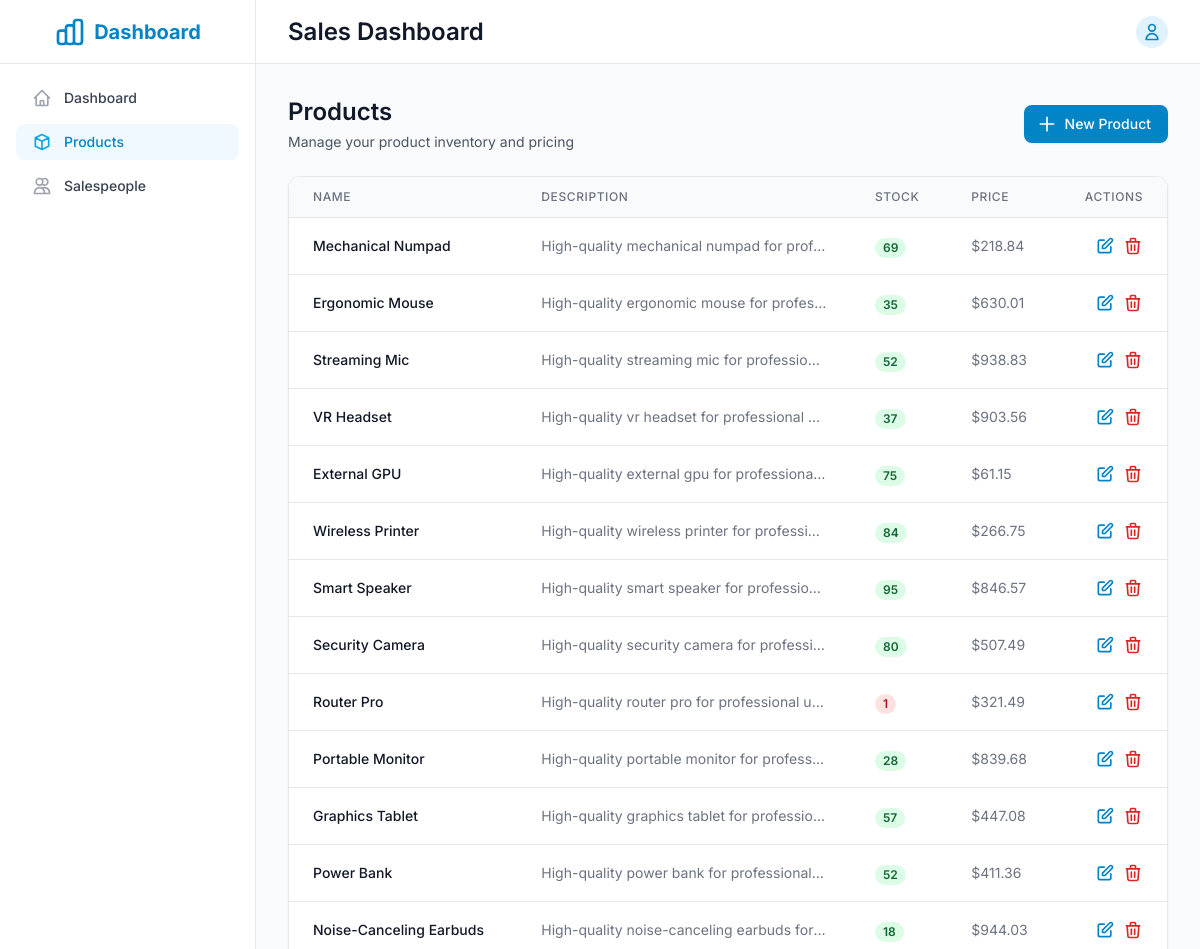
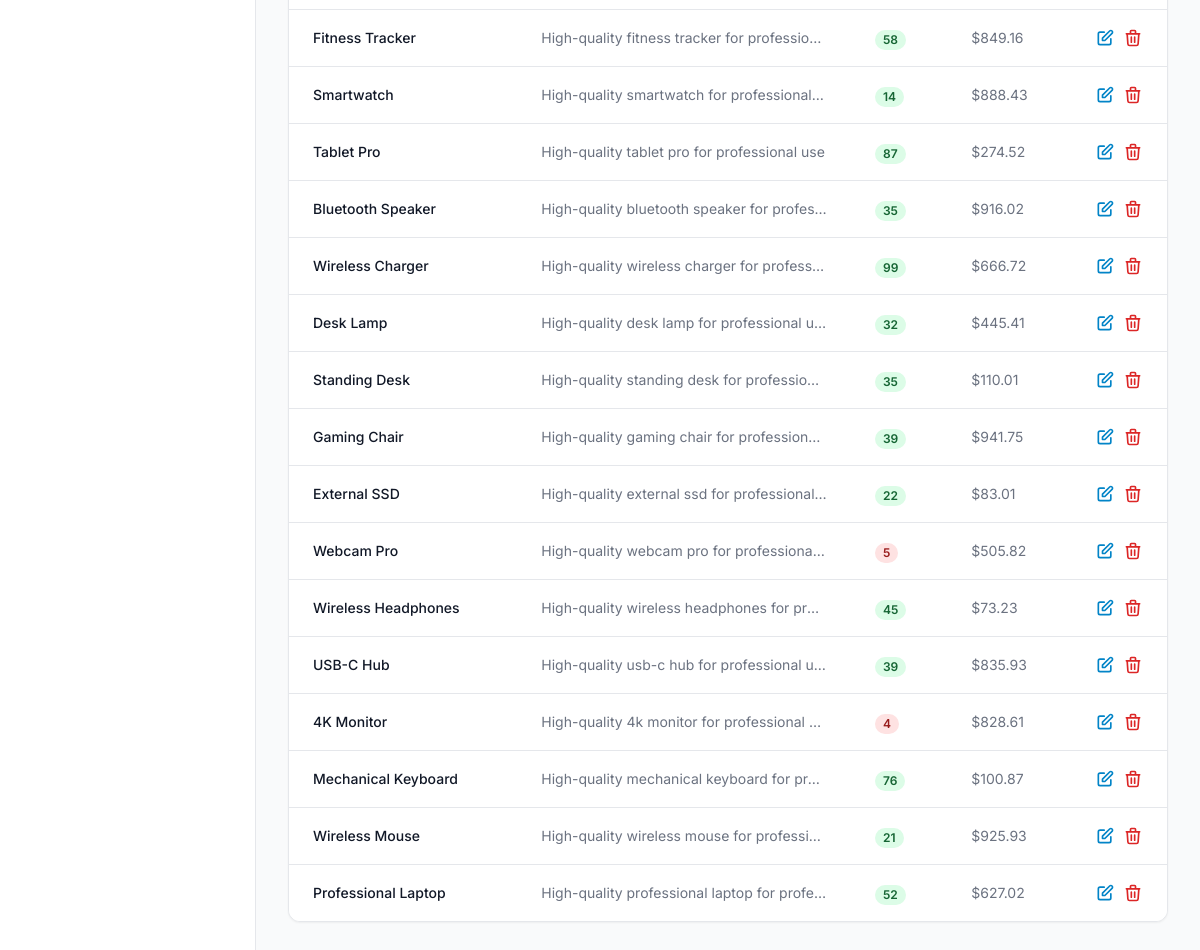
Screenshot of /products/ with the database file from the repository (2 pictures, top to bottom).
### sales/models.py (models this page shows, shortened)
class Product(models.Model):
    name = models.CharField(max_length=200)
    description = models.TextField(blank=True)
    stock_level = models.IntegerField(default=0)
    price = models.FloatField()
    created_at = models.DateTimeField(auto_now_add=True)
    updated_at = models.DateTimeField(auto_now=True)
    class Meta:
        ordering = ['name']

### dashboard/views.py (the view)
# urls.py: path('products/', views.ProductListView.as_view(), name='product-list'),
class ProductListView(ListView):
    model = Product
    template_name = 'dashboard/product_list.html'
    context_object_name = 'products'
    ordering = ['-created_at']

### templates/dashboard/product_list.html (shortened to what this page needs)
{% extends 'dashboard/base.html' %}
{% block content %}
<div class="space-y-6">
    <div class="flex flex-col sm:flex-row items-start sm:items-center justify-between gap-4">
        <div>
            <h1 class="text-xl lg:text-2xl font-semibold text-gray-900">Products</h1>
            <p class="mt-1 text-sm text-gray-600">Manage your product inventory and pricing</p>
        </div>
        <a href="{% url 'product-create' %}"
           class="inline-flex items-center px-4 py-2 border border-transparent rounded-lg shadow-sm text-sm font-medium text-white bg-primary-600 hover:bg-primary-700 focus:outline-none focus:ring-2 focus:ring-offset-2 focus:ring-primary-500">
            <svg class="-ml-1 mr-2 h-5 w-5" fill="none" stroke="currentColor" viewBox="0 0 24 24">
                <path stroke-linecap="round" stroke-linejoin="round" stroke-width="2" d="M12 4v16m8-8H4" />
            </svg>
            New Product
        </a>
    </div>
    <div class="bg-white rounded-xl shadow-sm border border-gray-200 overflow-hidden">
        <div class="overflow-x-auto">
            <table class="min-w-full divide-y divide-gray-200">
                <thead class="bg-gray-50">
                    <tr>
                        <th scope="col" class="px-4 sm:px-6 py-3 text-left text-xs font-medium text-gray-500 uppercase tracking-wider">
                            Name
                        </th>
                        <th scope="col" class="hidden md:table-cell px-6 py-3 text-left text-xs font-medium text-gray-500 uppercase tracking-wider">
                            Description
                        </th>
                        <th scope="col" class="px-4 sm:px-6 py-3 text-left text-xs font-medium text-gray-500 uppercase tracking-wider">
                            Stock
                        </th>
                        <th scope="col" class="px-4 sm:px-6 py-3 text-left text-xs font-medium text-gray-500 uppercase tracking-wider">
                            Price
                        </th>
                        <th scope="col" class="px-4 sm:px-6 py-3 text-right text-xs font-medium text-gray-500 uppercase tracking-wider">
                            Actions
                        </th>
                    </tr>
                </thead>
                <tbody class="bg-white divide-y divide-gray-200">
                    {% for product in products %}
                    <tr class="hover:bg-gray-50">
                        <td class="px-4 sm:px-6 py-4 whitespace-nowrap">
                            <div class="text-sm font-medium text-gray-900">{{ product.name }}</div>
                        </td>
                        <td class="hidden md:table-cell px-6 py-4 text-sm text-gray-500 max-w-xs truncate">
                            {{ product.description }}
                        </td>
                        <td class="px-4 sm:px-6 py-4 whitespace-nowrap">
                            <span class="px-2 inline-flex text-xs leading-5 font-semibold rounded-full
                                {% if product.stock_level <= 5 %}bg-red-100 text-red-800
                                {% elif product.stock_level <= 10 %}bg-yellow-100 text-yellow-800
                                {% else %}bg-green-100 text-green-800{% endif %}">
                                {{ product.stock_level }}
                            </span>
                        </td>
                        <td class="px-4 sm:px-6 py-4 whitespace-nowrap text-sm text-gray-500">
                            ${{ product.price }}
                        </td>
                        <td class="px-4 sm:px-6 py-4 whitespace-nowrap text-right text-sm font-medium">
                            <div class="flex justify-end space-x-2">
                                <a href="{% url 'product-update' product.pk %}"
                                   class="text-primary-600 hover:text-primary-900">
                                    <svg class="h-5 w-5" fill="none" stroke="currentColor" viewBox="0 0 24 24">
                                        <path stroke-linecap="round" stroke-linejoin="round" stroke-width="2"
                                              d="M11 5H6a2 2 0 00-2 2v11a2 2 0 002 2h11a2 2 0 002-2v-5m-1.414-9.414a2 2 0 112.828 2.828L11.828 15H9v-2.828l8.586-8.586z" />
                                    </svg>
                                </a>
                                <a href="{% url 'product-delete' product.pk %}"
                                   class="text-red-600 hover:text-red-900">
                                    <svg class="h-5 w-5" fill="none" stroke="currentColor" viewBox="0 0 24 24">
                                        <path stroke-linecap="round" stroke-linejoin="round" stroke-width="2"
                                              d="M19 7l-.867 12.142A2 2 0 0116.138 21H7.862a2 2 0 01-1.995-1.858L5 7m5 4v6m4-6v6m1-10V4a1 1 0 00-1-1h-4a1 1 0 00-1 1v3M4 7h16" />
                                    </svg>
                                </a>
                            </div>
                        </td>
                    </tr>
                    {% endfor %}
                </tbody>
            </table>
        </div>
    </div>
</div>
{% endblock %}

### templates/dashboard/base.html (shortened to what this page needs)
<!DOCTYPE html>
<html lang="en">
    {% load static %}
<head>
    <script src="https://cdn.tailwindcss.com"></script>
    <link rel="stylesheet" href="{% static 'css/dashboard/style.css' %}">
</head>
<body class="bg-gray-50">
    <div id="sidebar" class="fixed inset-y-0 left-0 transform -translate-x-full lg:translate-x-0 w-64 bg-white border-r border-gray-200 z-40 transition-transform duration-300 ease-in-out">
        <div class="flex items-center justify-center h-16 border-b border-gray-200">
            <a href="{% url 'dashboard' %}" class="flex items-center space-x-2">
                <span class="text-xl font-bold text-primary-600">Dashboard</span>
            </a>
        </div>
        <nav class="mt-4 px-4">
            <a href="{% url 'dashboard' %}"
               class="flex items-center px-4 py-2 text-sm font-medium rounded-lg {% if request.path == '/' %}bg-primary-50 text-primary-600{% else %}text-gray-700 hover:bg-gray-50{% endif %}">
                <svg class="mr-3 h-5 w-5 {% if request.path == '/' %}text-primary-500{% else %}text-gray-400{% endif %}"
                     fill="none" stroke="currentColor" viewBox="0 0 24 24">
                    <path stroke-linecap="round" stroke-linejoin="round" stroke-width="2"
                          d="M3 12l2-2m0 0l7-7 7 7M5 10v10a1 1 0 001 1h3m10-11l2 2m-2-2v10a1 1 0 01-1 1h-3m-6 0a1 1 0 001-1v-4a1 1 0 011-1h2a1 1 0 011 1v4a1 1 0 001 1m-6 0h6" />
                </svg>
                Dashboard
            </a>
            <a href="{% url 'product-list' %}"
               class="flex items-center px-4 py-2 mt-2 text-sm font-medium rounded-lg {% if 'products' in request.path %}bg-primary-50 text-primary-600{% else %}text-gray-700 hover:bg-gray-50{% endif %}">
                <svg class="mr-3 h-5 w-5 {% if 'products' in request.path %}text-primary-500{% else %}text-gray-400{% endif %}"
                     fill="none" stroke="currentColor" viewBox="0 0 24 24">
                    <path stroke-linecap="round" stroke-linejoin="round" stroke-width="2"
                          d="M20 7l-8-4-8 4m16 0l-8 4m8-4v10l-8 4m0-10L4 7m8 4v10M4 7v10l8 4" />
                </svg>
                Products
            </a>
            <a href="{% url 'salesperson-list' %}"
               class="flex items-center px-4 py-2 mt-2 text-sm font-medium rounded-lg {% if 'salespeople' in request.path %}bg-primary-50 text-primary-600{% else %}text-gray-700 hover:bg-gray-50{% endif %}">
                <svg class="mr-3 h-5 w-5 {% if 'salespeople' in request.path %}text-primary-500{% else %}text-gray-400{% endif %}"
                     fill="none" stroke="currentColor" viewBox="0 0 24 24">
                    <path stroke-linecap="round" stroke-linejoin="round" stroke-width="2"
                          d="M12 4.354a4 4 0 110 5.292M15 21H3v-1a6 6 0 0112 0v1zm0 0h6v-1a6 6 0 00-9-5.197M13 7a4 4 0 11-8 0 4 4 0 018 0z" />
                </svg>
                Salespeople
            </a>
        </nav>
    </div>
    <div class="lg:ml-64 transition-all duration-300 min-h-screen flex flex-col">
        <div class="fixed top-0 right-0 left-0 lg:left-64 bg-white border-b border-gray-200 h-16 flex items-center justify-between px-4 lg:px-8 z-30">
            <h1 class="text-xl lg:text-2xl font-semibold text-gray-900 ml-10 sm:ml-0">Sales Dashboard</h1>
            <div class="relative">
                <button class="flex items-center max-w-xs bg-white rounded-full focus:outline-none focus:ring-2 focus:ring-offset-2 focus:ring-primary-500">
                    <div class="h-8 w-8 rounded-full bg-primary-100 text-primary-600 flex items-center justify-center">
                        <svg class="h-5 w-5" fill="none" stroke="currentColor" viewBox="0 0 24 24">
                            <path stroke-linecap="round" stroke-linejoin="round" stroke-width="2"
                                  d="M16 7a4 4 0 11-8 0 4 4 0 018 0zM12 14a7 7 0 00-7 7h14a7 7 0 00-7-7z" />
                        </svg>
                    </div>
                </button>
            </div>
        </div>
        <div class="pt-16">
            <div class="p-4 lg:p-8">
                {% block content %}
                {% endblock %}
            </div>
        </div>
    </div>
</body>
</html>

### static/css/dashboard/style.css (style rules this page uses)
body { font-family: 'Inter', sans-serif; }

### rows the page displays
Product: name "Mechanical Numpad", description "High-quality mechanical numpad for prof…", stock_level "69", price "218.84"
Product: name "Ergonomic Mouse", description "High-quality ergonomic mouse for profes…", stock_level "35", price "630.01"
Product: name "Streaming Mic", description "High-quality streaming mic for professio…", stock_level "52", price "938.83"
Product: name "VR Headset", description "High-quality vr headset for professional…", stock_level "37", price "903.56"
Product: name "External GPU", description "High-quality external gpu for professiona…", stock_level "75", price "61.15"
Product: name "Wireless Printer", description "High-quality wireless printer for professi…", stock_level "84", price "266.75"
Product: name "Smart Speaker", description "High-quality smart speaker for professio…", stock_level "95", price "846.57"
Product: name "Security Camera", description "High-quality security camera for professi…", stock_level "80", price "507.49"
Product: name "Router Pro", description "High-quality router pro for professional use", stock_level "1", price "321.49"
Product: name "Portable Monitor", description "High-quality portable monitor for profess…", stock_level "28", price "839.68"
Product: name "Graphics Tablet", description "High-quality graphics tablet for professio…", stock_level "57", price "447.08"
Product: name "Power Bank", description "High-quality power bank for professional…", stock_level "52", price "411.36"
Product: name "Noise-Canceling Earbuds", description "High-quality noise-canceling earbuds for…", stock_level "18", price "944.03"
Product: name "Fitness Tracker", description "High-quality fitness tracker for professio…", stock_level "58", price "849.16"
Product: name "Smartwatch", description "High-quality smartwatch for professional…", stock_level "14", price "888.43"
Product: name "Tablet Pro", description "High-quality tablet pro for professional use", stock_level "87", price "274.52"
Product: name "Bluetooth Speaker", description "High-quality bluetooth speaker for profes…", stock_level "35", price "916.02"
Product: name "Wireless Charger", description "High-quality wireless charger for profess…", stock_level "99", price "666.72"
Product: name "Desk Lamp", description "High-quality desk lamp for professional u…", stock_level "32", price "445.41"
Product: name "Standing Desk", description "High-quality standing desk for professio…", stock_level "35", price "110.01"
Product: name "Gaming Chair", description "High-quality gaming chair for profession…", stock_level "39", price "941.75"
Product: name "External SSD", description "High-quality external ssd for professional…", stock_level "22", price "83.01"
Product: name "Webcam Pro", description "High-quality webcam pro for professiona…", stock_level "5", price "505.82"
Product: name "Wireless Headphones", description "High-quality wireless headphones for pr…", stock_level "45", price "73.23"
Product: name "USB-C Hub", description "High-quality usb-c hub for professional u…", stock_level "39", price "835.93"
Product: name "4K Monitor", description "High-quality 4k monitor for professional…", stock_level "4", price "828.61"
Product: name "Mechanical Keyboard", description "High-quality mechanical keyboard for pr…", stock_level "76", price "100.87"
Product: name "Wireless Mouse", description "High-quality wireless mouse for professi…", stock_level "21", price "925.93"
Product: name "Professional Laptop", description "High-quality professional laptop for profe…", stock_level "52", price "627.02"
